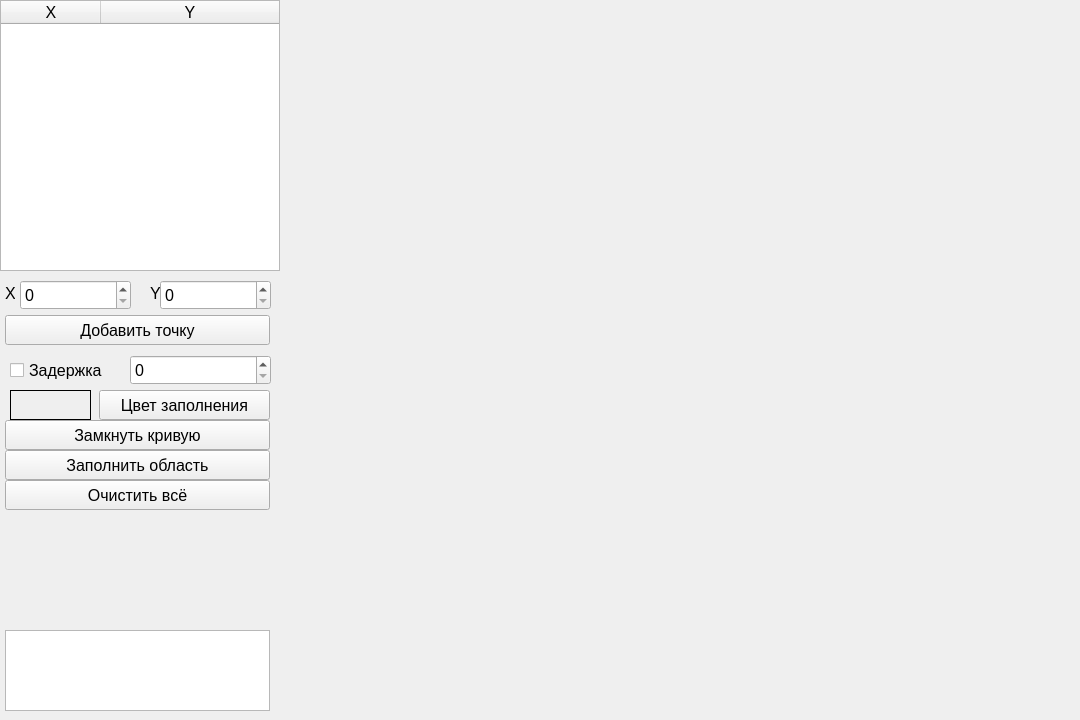
<?xml version="1.0" encoding="UTF-8"?>
<ui version="4.0">
 <class>MainWindow</class>
 <widget class="QMainWindow" name="MainWindow">
  <property name="geometry">
   <rect>
    <x>0</x>
    <y>0</y>
    <width>1080</width>
    <height>720</height>
   </rect>
  </property>
  <property name="font">
   <font>
    <pointsize>12</pointsize>
   </font>
  </property>
  <property name="windowTitle">
   <string>MainWindow</string>
  </property>
  <widget class="QWidget" name="centralwidget">
   <widget class="QCheckBox" name="delayCheckBox">
    <property name="geometry">
     <rect>
      <x>10</x>
      <y>355</y>
      <width>111</width>
      <height>31</height>
     </rect>
    </property>
    <property name="text">
     <string>Задержка</string>
    </property>
   </widget>
   <widget class="QLabel" name="colorlabel">
    <property name="geometry">
     <rect>
      <x>10</x>
      <y>390</y>
      <width>81</width>
      <height>30</height>
     </rect>
    </property>
    <property name="frameShape">
     <enum>QFrame::Box</enum>
    </property>
    <property name="text">
     <string/>
    </property>
   </widget>
   <widget class="QSpinBox" name="delaySpinBox">
    <property name="geometry">
     <rect>
      <x>130</x>
      <y>355</y>
      <width>141</width>
      <height>30</height>
     </rect>
    </property>
    <property name="maximum">
     <number>3000</number>
    </property>
   </widget>
   <widget class="QPushButton" name="colorButton">
    <property name="geometry">
     <rect>
      <x>99</x>
      <y>390</y>
      <width>171</width>
      <height>30</height>
     </rect>
    </property>
    <property name="text">
     <string>Цвет заполнения</string>
    </property>
   </widget>
   <widget class="QPushButton" name="clearButton">
    <property name="geometry">
     <rect>
      <x>5</x>
      <y>480</y>
      <width>265</width>
      <height>30</height>
     </rect>
    </property>
    <property name="text">
     <string>Очистить всё</string>
    </property>
   </widget>
   <widget class="QTextBrowser" name="textBrowser">
    <property name="geometry">
     <rect>
      <x>5</x>
      <y>630</y>
      <width>265</width>
      <height>81</height>
     </rect>
    </property>
   </widget>
   <widget class="QPushButton" name="fillButton">
    <property name="geometry">
     <rect>
      <x>5</x>
      <y>450</y>
      <width>265</width>
      <height>30</height>
     </rect>
    </property>
    <property name="text">
     <string>Заполнить область</string>
    </property>
   </widget>
   <widget class="QPushButton" name="closeButton">
    <property name="geometry">
     <rect>
      <x>5</x>
      <y>420</y>
      <width>265</width>
      <height>30</height>
     </rect>
    </property>
    <property name="text">
     <string>Замкнуть кривую</string>
    </property>
   </widget>
   <widget class="QTableWidget" name="tableWidget">
    <property name="geometry">
     <rect>
      <x>0</x>
      <y>0</y>
      <width>280</width>
      <height>271</height>
     </rect>
    </property>
    <property name="editTriggers">
     <set>QAbstractItemView::DoubleClicked</set>
    </property>
    <property name="columnCount">
     <number>2</number>
    </property>
    <attribute name="horizontalHeaderShowSortIndicator" stdset="0">
     <bool>false</bool>
    </attribute>
    <attribute name="horizontalHeaderStretchLastSection">
     <bool>true</bool>
    </attribute>
    <attribute name="verticalHeaderCascadingSectionResizes">
     <bool>false</bool>
    </attribute>
    <column>
     <property name="text">
      <string>X</string>
     </property>
    </column>
    <column>
     <property name="text">
      <string>Y</string>
     </property>
    </column>
   </widget>
   <widget class="QLabel" name="label">
    <property name="geometry">
     <rect>
      <x>5</x>
      <y>285</y>
      <width>10</width>
      <height>16</height>
     </rect>
    </property>
    <property name="text">
     <string>X</string>
    </property>
   </widget>
   <widget class="QSpinBox" name="xspinBox">
    <property name="geometry">
     <rect>
      <x>20</x>
      <y>280</y>
      <width>111</width>
      <height>30</height>
     </rect>
    </property>
    <property name="maximum">
     <number>999</number>
    </property>
   </widget>
   <widget class="QLabel" name="label_2">
    <property name="geometry">
     <rect>
      <x>150</x>
      <y>285</y>
      <width>10</width>
      <height>16</height>
     </rect>
    </property>
    <property name="text">
     <string>Y</string>
    </property>
   </widget>
   <widget class="QSpinBox" name="yspinBox">
    <property name="geometry">
     <rect>
      <x>160</x>
      <y>280</y>
      <width>111</width>
      <height>30</height>
     </rect>
    </property>
    <property name="maximum">
     <number>999</number>
    </property>
   </widget>
   <widget class="QPushButton" name="addButton">
    <property name="geometry">
     <rect>
      <x>5</x>
      <y>315</y>
      <width>265</width>
      <height>30</height>
     </rect>
    </property>
    <property name="text">
     <string>Добавить точку</string>
    </property>
   </widget>
   <widget class="DrawLabel" name="drawLabel">
    <property name="geometry">
     <rect>
      <x>280</x>
      <y>0</y>
      <width>800</width>
      <height>720</height>
     </rect>
    </property>
    <property name="text">
     <string/>
    </property>
   </widget>
  </widget>
 </widget>
 <customwidgets>
  <customwidget>
   <class>DrawLabel</class>
   <extends>QLabel</extends>
   <header location="global">drawlabel.h</header>
  </customwidget>
 </customwidgets>
 <resources/>
 <connections/>
</ui>
